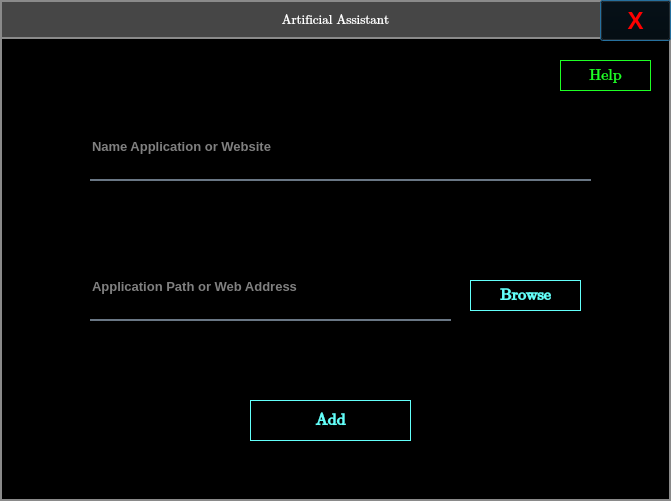
<?xml version="1.0" encoding="UTF-8"?>
<ui version="4.0">
 <class>Add</class>
 <widget class="QDialog" name="Add">
  <property name="geometry">
   <rect>
    <x>0</x>
    <y>0</y>
    <width>671</width>
    <height>501</height>
   </rect>
  </property>
  <property name="windowTitle">
   <string>Dialog</string>
  </property>
  <widget class="QFrame" name="frame">
   <property name="geometry">
    <rect>
     <x>0</x>
     <y>0</y>
     <width>671</width>
     <height>501</height>
    </rect>
   </property>
   <property name="styleSheet">
    <string notr="true">background-color:rba(0,0,0,0);</string>
   </property>
   <property name="frameShape">
    <enum>QFrame::StyledPanel</enum>
   </property>
   <property name="frameShadow">
    <enum>QFrame::Raised</enum>
   </property>
   <widget class="QLabel" name="label_3">
    <property name="geometry">
     <rect>
      <x>0</x>
      <y>0</y>
      <width>671</width>
      <height>501</height>
     </rect>
    </property>
    <property name="styleSheet">
     <string notr="true">background-color:rgb(0,0,0);
border:2px solid rgb(138, 138, 138);</string>
    </property>
    <property name="text">
     <string/>
    </property>
   </widget>
   <widget class="QLabel" name="label_4">
    <property name="geometry">
     <rect>
      <x>0</x>
      <y>0</y>
      <width>671</width>
      <height>39</height>
     </rect>
    </property>
    <property name="font">
     <font>
      <family>Cambria Math</family>
      <pointsize>10</pointsize>
     </font>
    </property>
    <property name="styleSheet">
     <string notr="true">background-color: rgb(70, 70, 70);
border:2px solid rgb(138, 138, 138);
color:rgb(255, 255, 255);</string>
    </property>
    <property name="text">
     <string>Artificial Assistant</string>
    </property>
    <property name="alignment">
     <set>Qt::AlignCenter</set>
    </property>
   </widget>
   <widget class="QPushButton" name="pushButton">
    <property name="geometry">
     <rect>
      <x>600</x>
      <y>0</y>
      <width>71</width>
      <height>41</height>
     </rect>
    </property>
    <property name="font">
     <font>
      <pointsize>18</pointsize>
      <weight>75</weight>
      <bold>true</bold>
     </font>
    </property>
    <property name="styleSheet">
     <string notr="true">QPushButton{
	background-color:rgba(0,0,0,0);
	color: rgb(255, 0, 0);
}
QPushButton:hover{
	background-color: rgb(255, 0, 0);
	color:rgb(255,255,255)
}</string>
    </property>
    <property name="text">
     <string>X</string>
    </property>
   </widget>
   <widget class="QLineEdit" name="lineEdit">
    <property name="geometry">
     <rect>
      <x>90</x>
      <y>120</y>
      <width>501</width>
      <height>61</height>
     </rect>
    </property>
    <property name="font">
     <font>
      <pointsize>10</pointsize>
      <weight>75</weight>
      <bold>true</bold>
     </font>
    </property>
    <property name="styleSheet">
     <string notr="true">background-color:rgba(0,0,0,0);
border:none;
border-bottom:2px solid rgba(105,118,132,255);
color: rgb(255, 255, 255);
padding-bottom:7px;</string>
    </property>
    <property name="text">
     <string/>
    </property>
    <property name="echoMode">
     <enum>QLineEdit::Normal</enum>
    </property>
    <property name="cursorPosition">
     <number>0</number>
    </property>
    <property name="alignment">
     <set>Qt::AlignLeading|Qt::AlignLeft|Qt::AlignVCenter</set>
    </property>
    <property name="dragEnabled">
     <bool>false</bool>
    </property>
    <property name="readOnly">
     <bool>false</bool>
    </property>
    <property name="placeholderText">
     <string>Name Application or Website</string>
    </property>
    <property name="cursorMoveStyle">
     <enum>Qt::VisualMoveStyle</enum>
    </property>
    <property name="clearButtonEnabled">
     <bool>false</bool>
    </property>
   </widget>
   <widget class="QLineEdit" name="lineEdit_2">
    <property name="geometry">
     <rect>
      <x>90</x>
      <y>260</y>
      <width>361</width>
      <height>61</height>
     </rect>
    </property>
    <property name="font">
     <font>
      <pointsize>10</pointsize>
      <weight>75</weight>
      <bold>true</bold>
     </font>
    </property>
    <property name="styleSheet">
     <string notr="true">background-color:rgba(0,0,0,0);
border:none;
border-bottom:2px solid rgba(105,118,132,255);
color: rgb(255, 255, 255);
padding-bottom:7px;</string>
    </property>
    <property name="text">
     <string/>
    </property>
    <property name="echoMode">
     <enum>QLineEdit::Normal</enum>
    </property>
    <property name="cursorPosition">
     <number>0</number>
    </property>
    <property name="alignment">
     <set>Qt::AlignLeading|Qt::AlignLeft|Qt::AlignVCenter</set>
    </property>
    <property name="dragEnabled">
     <bool>false</bool>
    </property>
    <property name="readOnly">
     <bool>false</bool>
    </property>
    <property name="placeholderText">
     <string>Application Path or Web Address</string>
    </property>
    <property name="cursorMoveStyle">
     <enum>Qt::VisualMoveStyle</enum>
    </property>
    <property name="clearButtonEnabled">
     <bool>false</bool>
    </property>
   </widget>
   <widget class="QPushButton" name="pushButton_2">
    <property name="geometry">
     <rect>
      <x>470</x>
      <y>280</y>
      <width>111</width>
      <height>31</height>
     </rect>
    </property>
    <property name="font">
     <font>
      <family>Cambria Math</family>
      <pointsize>12</pointsize>
      <weight>75</weight>
      <bold>true</bold>
     </font>
    </property>
    <property name="styleSheet">
     <string notr="true">QPushButton{
	color: rgb(99, 255, 250);
	border:1px solid rgb(99, 255, 250);
}
QPushButton:hover{
	background-color:rgb(99, 255, 250);
	color:rgb(0,0,0);
}</string>
    </property>
    <property name="text">
     <string>Browse</string>
    </property>
   </widget>
   <widget class="QPushButton" name="pushButton_3">
    <property name="geometry">
     <rect>
      <x>250</x>
      <y>400</y>
      <width>161</width>
      <height>41</height>
     </rect>
    </property>
    <property name="font">
     <font>
      <family>Cambria Math</family>
      <pointsize>12</pointsize>
      <weight>75</weight>
      <bold>true</bold>
     </font>
    </property>
    <property name="styleSheet">
     <string notr="true">QPushButton{
	color: rgb(99, 255, 250);
	border:1px solid rgb(99, 255, 250);
}
QPushButton:hover{
	background-color:rgb(99, 255, 250);
	color:rgb(0,0,0);
}</string>
    </property>
    <property name="text">
     <string>Add</string>
    </property>
   </widget>
   <widget class="QLabel" name="label">
    <property name="geometry">
     <rect>
      <x>90</x>
      <y>180</y>
      <width>501</width>
      <height>31</height>
     </rect>
    </property>
    <property name="font">
     <font>
      <pointsize>10</pointsize>
     </font>
    </property>
    <property name="styleSheet">
     <string notr="true">color: rgb(255, 0, 0);</string>
    </property>
    <property name="text">
     <string/>
    </property>
   </widget>
   <widget class="QLabel" name="label_2">
    <property name="geometry">
     <rect>
      <x>90</x>
      <y>320</y>
      <width>501</width>
      <height>31</height>
     </rect>
    </property>
    <property name="font">
     <font>
      <pointsize>10</pointsize>
     </font>
    </property>
    <property name="styleSheet">
     <string notr="true">color: rgb(255, 0, 0);</string>
    </property>
    <property name="text">
     <string/>
    </property>
   </widget>
   <widget class="QPushButton" name="pushButton_4">
    <property name="geometry">
     <rect>
      <x>560</x>
      <y>60</y>
      <width>91</width>
      <height>31</height>
     </rect>
    </property>
    <property name="font">
     <font>
      <family>Cambria Math</family>
      <pointsize>12</pointsize>
      <weight>50</weight>
      <bold>false</bold>
     </font>
    </property>
    <property name="styleSheet">
     <string notr="true">QPushButton{
	color: rgb(30, 255, 37);
	border:1px solid rgb(30, 255, 37);
}
QPushButton:hover{
	background-color:rgb(30, 255, 37);
	color:rgb(0,0,0);
}</string>
    </property>
    <property name="text">
     <string>Help</string>
    </property>
   </widget>
  </widget>
 </widget>
 <resources/>
 <connections/>
</ui>
